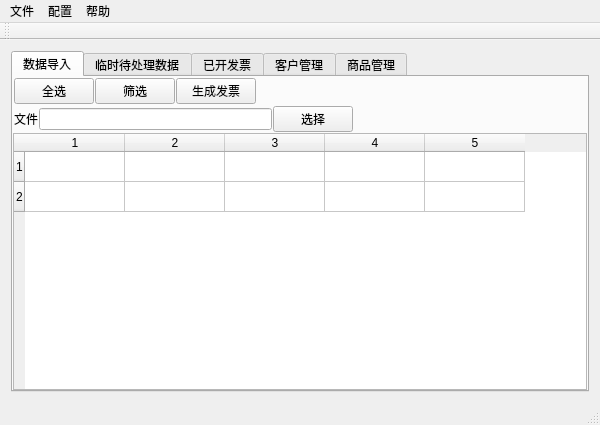
<?xml version="1.0" encoding="UTF-8"?>
<ui version="4.0">
 <class>MainWindow</class>
 <widget class="QMainWindow" name="MainWindow">
  <property name="geometry">
   <rect>
    <x>0</x>
    <y>0</y>
    <width>600</width>
    <height>425</height>
   </rect>
  </property>
  <property name="windowTitle">
   <string>发票开具系统</string>
  </property>
  <property name="windowIcon">
   <iconset>
    <normaloff>image/app.ico</normaloff>image/app.ico</iconset>
  </property>
  <widget class="QWidget" name="centralWidget">
   <property name="contextMenuPolicy">
    <enum>Qt::DefaultContextMenu</enum>
   </property>
   <property name="inputMethodHints">
    <set>Qt::ImhNone</set>
   </property>
   <layout class="QVBoxLayout" name="verticalLayout_2">
    <item>
     <widget class="QTabWidget" name="tabWidget">
      <property name="currentIndex">
       <number>0</number>
      </property>
      <widget class="QWidget" name="tab_0">
       <property name="styleSheet">
        <string notr="true"/>
       </property>
       <attribute name="icon">
        <iconset>
         <normaloff>image/delete.png</normaloff>image/delete.png</iconset>
       </attribute>
       <attribute name="title">
        <string>数据导入</string>
       </attribute>
       <layout class="QVBoxLayout" name="verticalLayout">
        <property name="spacing">
         <number>0</number>
        </property>
        <property name="sizeConstraint">
         <enum>QLayout::SetMaximumSize</enum>
        </property>
        <property name="margin">
         <number>0</number>
        </property>
        <item>
         <layout class="QHBoxLayout" name="horizontalLayout">
          <property name="spacing">
           <number>1</number>
          </property>
          <property name="margin">
           <number>1</number>
          </property>
          <item>
           <widget class="QPushButton" name="selectAllButton">
            <property name="inputMethodHints">
             <set>Qt::ImhNone</set>
            </property>
            <property name="text">
             <string>全选</string>
            </property>
            <property name="icon">
             <iconset>
              <normaloff>image/023.png</normaloff>image/023.png</iconset>
            </property>
            <property name="iconSize">
             <size>
              <width>16</width>
              <height>16</height>
             </size>
            </property>
            <property name="autoRepeat">
             <bool>false</bool>
            </property>
           </widget>
          </item>
          <item>
           <widget class="QPushButton" name="filterButton">
            <property name="text">
             <string>筛选</string>
            </property>
            <property name="icon">
             <iconset>
              <normaloff>image/010.png</normaloff>image/010.png</iconset>
            </property>
           </widget>
          </item>
          <item>
           <widget class="QPushButton" name="genInvoiceButton">
            <property name="text">
             <string>生成发票</string>
            </property>
            <property name="icon">
             <iconset>
              <normaloff>image/006.png</normaloff>image/006.png</iconset>
            </property>
           </widget>
          </item>
          <item>
           <spacer name="horizontalSpacer">
            <property name="orientation">
             <enum>Qt::Horizontal</enum>
            </property>
            <property name="sizeHint" stdset="0">
             <size>
              <width>40</width>
              <height>20</height>
             </size>
            </property>
           </spacer>
          </item>
         </layout>
        </item>
        <item>
         <layout class="QHBoxLayout" name="horizontalLayout_2">
          <property name="spacing">
           <number>1</number>
          </property>
          <property name="margin">
           <number>1</number>
          </property>
          <item>
           <widget class="QLabel" name="label">
            <property name="text">
             <string>文件</string>
            </property>
           </widget>
          </item>
          <item>
           <widget class="QLineEdit" name="excelFilePathEdit"/>
          </item>
          <item>
           <widget class="QPushButton" name="selectExcelFileButton">
            <property name="text">
             <string>选择</string>
            </property>
           </widget>
          </item>
          <item>
           <spacer name="horizontalSpacer_2">
            <property name="orientation">
             <enum>Qt::Horizontal</enum>
            </property>
            <property name="sizeHint" stdset="0">
             <size>
              <width>40</width>
              <height>20</height>
             </size>
            </property>
           </spacer>
          </item>
         </layout>
        </item>
        <item>
         <widget class="QTableWidget" name="excelTableWidget">
          <property name="rowCount">
           <number>2</number>
          </property>
          <property name="columnCount">
           <number>5</number>
          </property>
          <row/>
          <row/>
          <column>
           <property name="text">
            <string>1</string>
           </property>
          </column>
          <column>
           <property name="text">
            <string>2</string>
           </property>
          </column>
          <column>
           <property name="text">
            <string>3</string>
           </property>
          </column>
          <column>
           <property name="text">
            <string>4</string>
           </property>
          </column>
          <column/>
         </widget>
        </item>
       </layout>
      </widget>
      <widget class="QWidget" name="tab_1">
       <attribute name="title">
        <string>临时待处理数据</string>
       </attribute>
       <layout class="QVBoxLayout" name="verticalLayout_4">
        <property name="spacing">
         <number>0</number>
        </property>
        <property name="margin">
         <number>0</number>
        </property>
       </layout>
      </widget>
      <widget class="QWidget" name="tab_2">
       <attribute name="title">
        <string>已开发票</string>
       </attribute>
       <layout class="QVBoxLayout" name="verticalLayout_8">
        <property name="spacing">
         <number>0</number>
        </property>
        <property name="margin">
         <number>0</number>
        </property>
       </layout>
      </widget>
      <widget class="QWidget" name="tab_3">
       <attribute name="title">
        <string>客户管理</string>
       </attribute>
       <layout class="QVBoxLayout" name="verticalLayout_9">
        <property name="spacing">
         <number>0</number>
        </property>
        <property name="margin">
         <number>0</number>
        </property>
       </layout>
      </widget>
      <widget class="QWidget" name="tab_4">
       <attribute name="title">
        <string>商品管理</string>
       </attribute>
       <layout class="QVBoxLayout" name="verticalLayout_11">
        <property name="spacing">
         <number>0</number>
        </property>
        <property name="margin">
         <number>0</number>
        </property>
       </layout>
      </widget>
     </widget>
    </item>
   </layout>
  </widget>
  <widget class="QStatusBar" name="statusBar"/>
  <widget class="QMenuBar" name="menuBar">
   <property name="geometry">
    <rect>
     <x>0</x>
     <y>0</y>
     <width>600</width>
     <height>23</height>
    </rect>
   </property>
   <widget class="QMenu" name="menu_file">
    <property name="title">
     <string>文件</string>
    </property>
    <addaction name="actionOpen"/>
    <addaction name="actionClose"/>
   </widget>
   <widget class="QMenu" name="menu_config">
    <property name="title">
     <string>配置</string>
    </property>
   </widget>
   <widget class="QMenu" name="menu_help">
    <property name="title">
     <string>帮助</string>
    </property>
   </widget>
   <addaction name="menu_file"/>
   <addaction name="menu_config"/>
   <addaction name="menu_help"/>
  </widget>
  <widget class="QToolBar" name="toolBar">
   <property name="windowTitle">
    <string>toolBar</string>
   </property>
   <attribute name="toolBarArea">
    <enum>TopToolBarArea</enum>
   </attribute>
   <attribute name="toolBarBreak">
    <bool>false</bool>
   </attribute>
  </widget>
  <action name="actionOpen">
   <property name="text">
    <string>打开</string>
   </property>
  </action>
  <action name="actionClose">
   <property name="text">
    <string>关闭</string>
   </property>
  </action>
 </widget>
 <layoutdefault spacing="6" margin="11"/>
 <tabstops>
  <tabstop>tabWidget</tabstop>
 </tabstops>
 <resources/>
 <connections/>
</ui>
